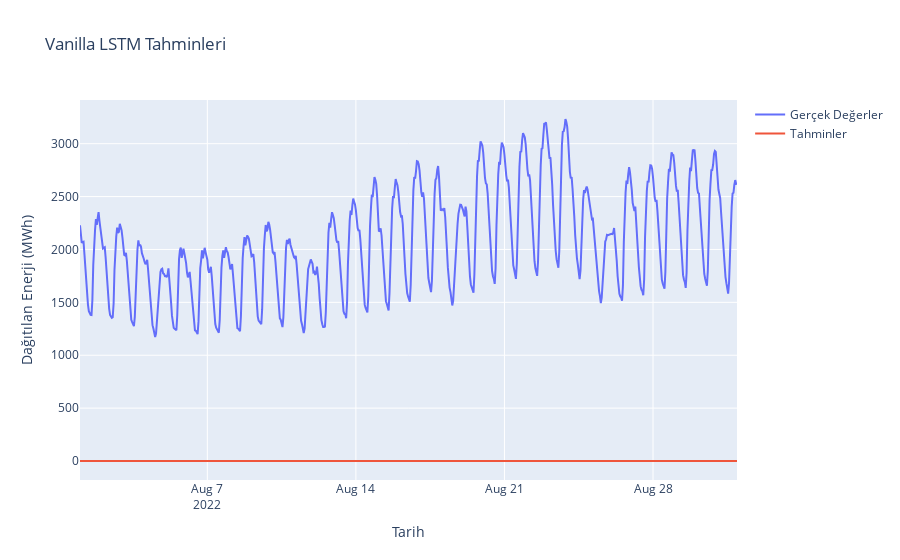

Write notebook code for a chart like this one.
### Code cell
import plotly.graph_objs as go

fig = go.Figure()

fig.add_trace(go.Scatter(x=test['Tarih'], y=real_y_test.flatten(),
                    mode='lines',
                    name='Gerçek Değerler'))

fig.add_trace(go.Scatter(x=test['Tarih'], y=predicted_vals.flatten(),
                    mode='lines',
                    name='Tahminler'))

fig.update_layout(title='Vanilla LSTM Tahminleri',
                   xaxis_title='Tarih',
                   yaxis_title='Dağıtılan Enerji (MWh)')

fig.show()

### Figure 1 — Plotly figure (JSON) as saved in the notebook; plotly's stock layout.template omitted (floating-point values rounded to 4 significant figures; data arrays with more than 128 entries replaced by an {"elided": "..."} marker saying what was removed)
{"data": [{"mode": "lines", "name": "Gerçek Değerler", "type": "scatter", "x": {"elided": "744 str values"}, "y": {"elided": "10015 float values"}}, {"mode": "lines", "name": "Tahminler", "type": "scatter", "x": {"elided": "744 str values"}, "y": {"elided": "10015 float values"}}], "layout": {"title": {"text": "Vanilla LSTM Tahminleri"}, "xaxis": {"title": {"text": "Tarih"}}, "yaxis": {"title": {"text": "Dağıtılan Enerji (MWh)"}}}}
